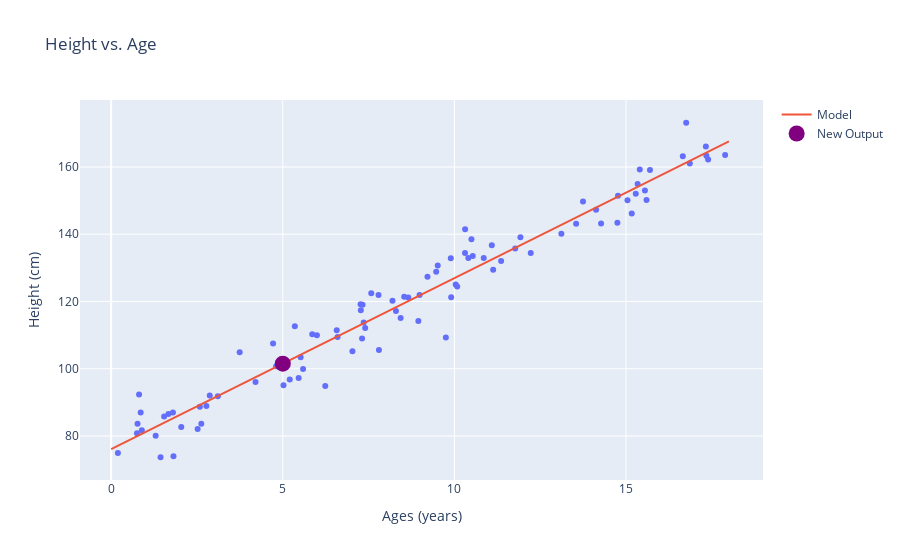

Notebook cell for this chart:
### Code cell
make_picture('AgesAndHeights.pkl', model_in, floats_str_to_np_array(' 5,, , , ,,,,'))
